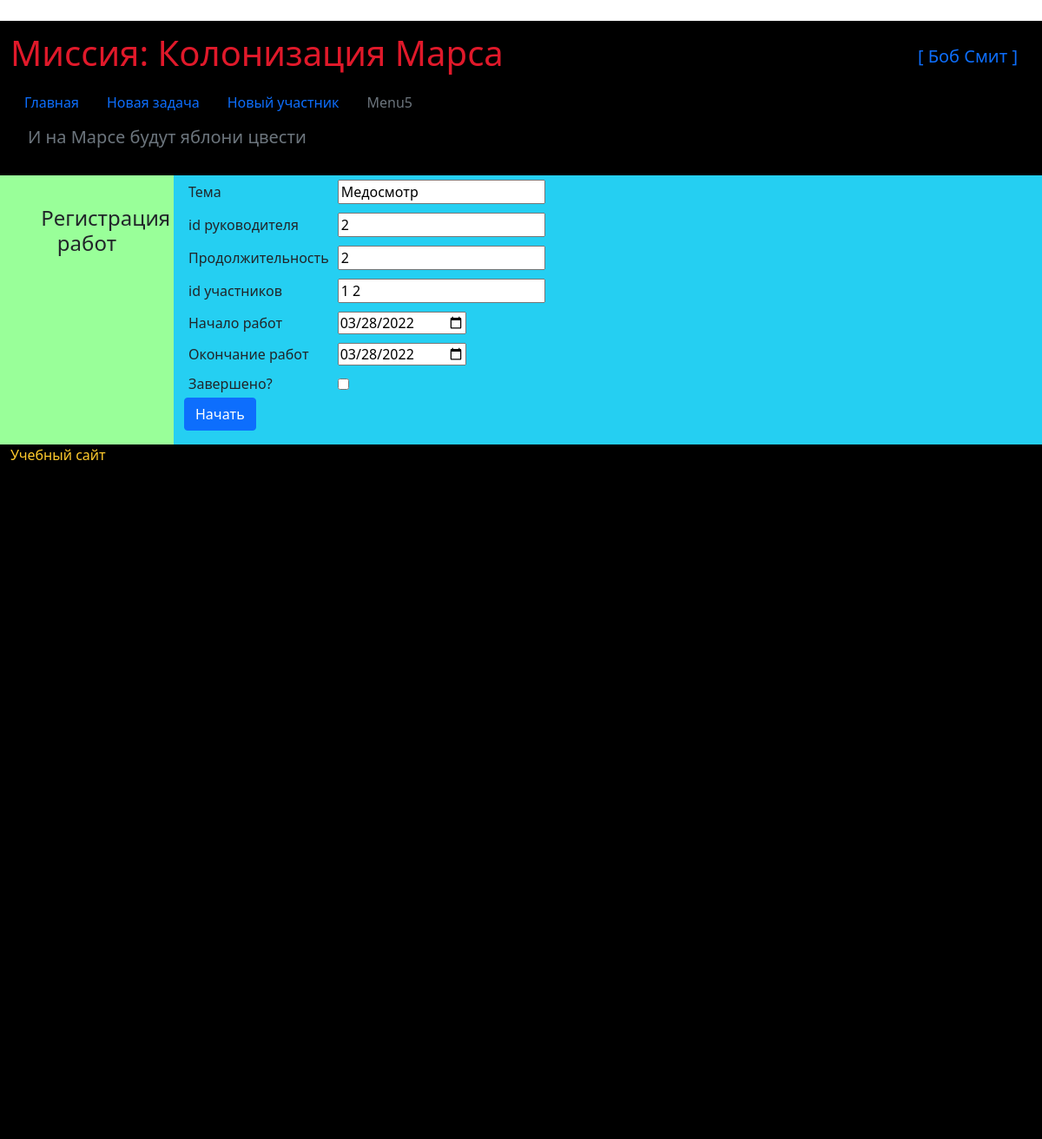
The app's page /edit_job/2 (signed in) with its own data.
### data/users.py (models this page shows, shortened)
class User(SqlAlchemyBase, UserMixin, SerializerMixin):
    __tablename__ = 'users'
    id = sqlalchemy.Column(sqlalchemy.Integer, primary_key=True, autoincrement=True)
    surname = sqlalchemy.Column(sqlalchemy.String, nullable=True)
    name = sqlalchemy.Column(sqlalchemy.String, nullable=True)
    age = sqlalchemy.Column(sqlalchemy.Integer, nullable=True)
    position = sqlalchemy.Column(sqlalchemy.String, nullable=True)
    speciality = sqlalchemy.Column(sqlalchemy.String, nullable=True)
    address = sqlalchemy.Column(sqlalchemy.String, nullable=True)
    email = sqlalchemy.Column(sqlalchemy.String, index=True, unique=True, nullable=True)
    hashed_password = sqlalchemy.Column(sqlalchemy.String, nullable=True)
    modifed_date = sqlalchemy.Column(sqlalchemy.DateTime, default=datetime.datetime.now)
    jobs = orm.relation("Jobs", back_populates='user')

### data/jobs.py (models this page shows)
class Jobs(SqlAlchemyBase, SerializerMixin):
    __tablename__ = 'jobs'
    id = sqlalchemy.Column(sqlalchemy.Integer, primary_key=True, autoincrement=True)
    job = sqlalchemy.Column(sqlalchemy.String, nullable=True)
    work_size = sqlalchemy.Column(sqlalchemy.Integer, nullable=True)
    collaborators = sqlalchemy.Column(sqlalchemy.String, nullable=True)
    start_date = sqlalchemy.Column(sqlalchemy.DateTime, nullable=True)
    end_date = sqlalchemy.Column(sqlalchemy.DateTime, nullable=True)
    is_finished = sqlalchemy.Column(sqlalchemy.Boolean, default=True)
    team_leader = sqlalchemy.Column(sqlalchemy.Integer, sqlalchemy.ForeignKey("users.id"))
    user = orm.relation('User')

### main.py (the view, shortened to what this page needs)
@app.route('/edit_job/<int:id_job>', methods=['GET', 'POST'])
@login_required
def edit_jobs(id_job):
    form = AddJobs()
    if request.method == "GET":
        job = g.db_sess.query(Jobs).filter(Jobs.id == id_job).first()
        form.job.data = job.job
        form.work_size.data = job.work_size
        form.collaborators.data = job.collaborators
        form.start.data = job.start_date
        form.end.data = job.end_date
        form.finish.data = job.is_finished
        form.leader.data = job.team_leader
    return render_template('add_jobs.html', form=form)

### forms/add_jobs.py
class AddJobs(FlaskForm):
    job = StringField('Тема', validators=[DataRequired()])
    leader = IntegerField('id руководителя', validators=[DataRequired()])
    work_size = IntegerField('Продолжительность', validators=[DataRequired()])
    collaborators = StringField('id участников', validators=[DataRequired()])
    start = DateField('Начало работ', validators=[DataRequired()])
    end = DateField('Окончание работ', validators=[DataRequired()])
    finish = BooleanField('Завершено?')
    submit = SubmitField('Начать')

### data/db_session.py (called while the page is built)
def create_session() -> Session:
    global __factory
    if not __factory:
        global_init('db/mars_explorer.db')
    return __factory()

### main.py (called while the page is built)
@app.before_request
def before_request():
    g.db_sess = db_session.create_session()

@app.teardown_request
def teardown_request(teardown):
    g.db_sess.close()

@login_manager.user_loader
def load_user(user_id):
    return g.db_sess.query(User).get(user_id)

### templates/add_jobs.html (shortened to what this page needs)
{% extends "base.html" %}
{% block left %}
<h4>Регистрация работ</h4>
{% endblock %}
{% block content %}
<form action="" method="post">
    <table>
        {% for field in form if field.name not in ['submit', 'csrf_token'] %}
        <tr>
            <td style="padding: 5px">{{ field.label }}</td>
            <td style="padding: 5px">{{ field() }}</td>
            <td style="padding: 5px">
            </td>
        </tr>
        {% endfor %}
    </table>
    <p>{{ form.submit(type="submit", class="btn btn-primary") }}</p>
</form>
{% endblock %}

### templates/base.html (shortened to what this page needs)
﻿<!DOCTYPE html>
<html lang="ru">
<head>
    <link href="https://cdn.jsdelivr.net/npm/bootstrap@5.1.3/dist/css/bootstrap.min.css" rel="stylesheet"
>
    <link rel="stylesheet" type="text/css" href="/static/css/style.css">
    <div class="container-fluid navbar bg-black">
            <div class="navbar-brand"><h1>Миссия: Колонизация Марса</h1></div>
            {% if current_user.is_authenticated %}
            <a class="navbar-brand" href="/logout">[ {{ current_user.name }} {{ current_user.surname }} ]</a>
            {% else %}
            <p>
                <a class="btn btn-primary " href="/register">Зарегистрироваться</a>
                <a class="btn btn-success" href="/login">Войти</a>
            </p>
            {% endif %}
            <ul class="nav">
                <il class="nav-item"><a class="nav-link active" href="/index">Главная</a></il>
                <il class="nav-item"><a class="nav-link" href="/add_jobs">Новая задача</a></il>
                <il class="nav-item"><a class="nav-link" href="/register">Новый участник</a></il>
                <il class="nav-item"><a class="nav-link disabled" href="#5">Menu5</a></il>
            </ul>
    </div>
</head>
<body>
<div class="container-fluid  my-background"><h5>И на Марсе будут яблони цвести</h5><br></div>
<div class="container-fluid">
    <div class="row">
        <div class="col-md-2 left-block">{% block left %} {% endblock %}</div>
        <div class="col-md-10 main-block">{% block content %} {% endblock %}</div>
    </div>
</div>
</body>
<footer>
    <div class="container-fluid footer">
        Учебный сайт
    </div>
</footer>
</html>

### static/css/style.css (style rules this page uses)
h4 { text-align: center; padding: 20%; }
h5 { padding-left: 20px; text-align: left; color: #6c757d; }
.left-block { background-color: #99ff99; }
.main-block { background-color: #25cff2; }
.my-background { background-color: #000000; }
.footer { color: #ffca2c; height: 100%; width: 100%; vertical-align: bottom; background-color: black; }

### records on screen
User: name "Боб", surname "Смит"
Jobs: job "Медосмотр" "2" "1 2"

### other values on screen
{{ field.label }} "Тема" "id руководителя" "Продолжительность" "id участников" "Начало работ" "Окончание работ" "Завершено?"
